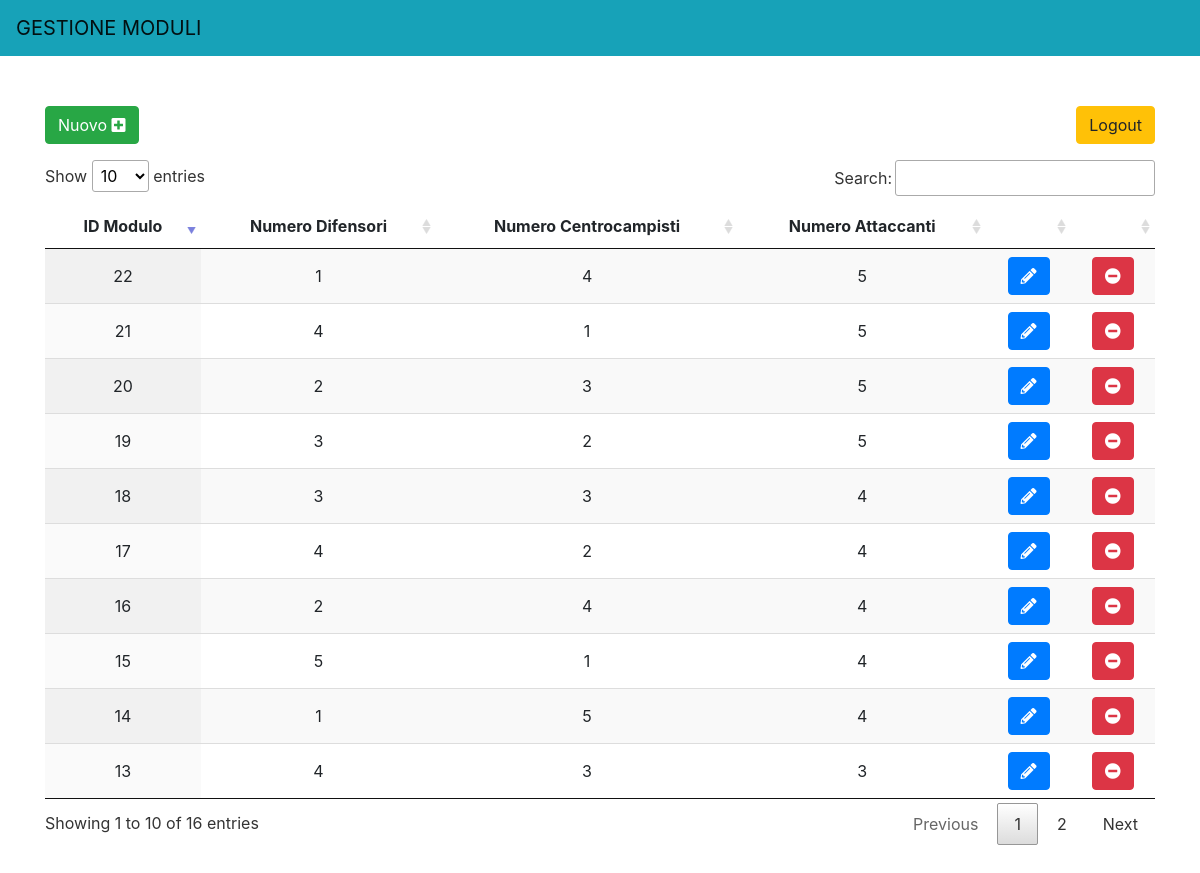
The app's page /Fantasoccer/GestioneModuli/index.php (signed in) with its own data.
### tables this page shows
CREATE TABLE `modulo` (
  `id_modulo` int(11) NOT NULL,
  `numero_attaccanti` int(11) NOT NULL,
  `numero_difensori` int(11) NOT NULL,
  `numero_centrocampisti` int(11) NOT NULL
);

### Fantasoccer/Fantacalcio.php (called while the page is built, shortened)
<?php
class Fantacalcio
{
    public static function getListaModuli() {
        $conn = Database::getConnection();
      $query = "SELECT * FROM modulo";
      $stmt = $conn->prepare($query);
      $stmt->execute();
      $results = $stmt->fetchall();
      if (!empty($results)) {
          foreach($results as $result){
              $modulo = array("id_modulo" => $result["id_modulo"], "numero_attaccanti" => $result["numero_attaccanti"], "numero_difensori" => $result["numero_difensori"],
               "numero_centrocampisti" => $result["numero_centrocampisti"]);
              $list[] = $modulo;
          }
          return $list;
      } else {
          return NULL;
      }
    }
}

### Fantasoccer/GestioneModuli/index.php (the view, shortened to what this page needs)
<?php
require_once('../Fantacalcio.php');
?>
<!doctype html>
<html lang="it">
<head>
    <link rel="stylesheet" href="../bootstrap-4.3.1/css/bootstrap.min.css">
    <link rel="stylesheet" type="text/css" href="../DataTables-1.10.23/datatables.min.css" />
    <link rel="stylesheet" href="https://pro.fontawesome.com/releases/v5.10.0/css/all.css"/>
</head>
<body>
    <div class="container">
        <div class="fixed-top">
            <nav class="navbar navbar-light bg-info">
                <a class="navbar-brand" href="#">GESTIONE MODULI</a>
            </nav>
        </div>
        <div style="margin-top:90px">
            <a class="btn btn-success mt-3 mb-3" href="./viewModulo.new.php">Nuovo <i class="fas fa-plus-square"></i></a>
            <a class="btn btn-warning mt-3 mb-3 float-right" href="../logout.php?type=id_admin">Logout</a>
        <table id="list" class="display" style="width:100%">
        <thead>
            <tr>
                <th>ID Modulo</th>
                <th>Numero Difensori</th>
                <th>Numero Centrocampisti</th>
                <th>Numero Attaccanti</th>
                <th></th><th></th>
            </tr>
        </thead>
        <tbody>
<?php
    $list = Fantacalcio::getListaModuli();
    if (!(is_null($list)))  {
        foreach ($list as $modulo) {
?>
<tr>
<td><?php echo($modulo["id_modulo"]) ?></td>
<td><?php echo($modulo["numero_difensori"]) ?></td>
<td><?php echo($modulo["numero_centrocampisti"]) ?></td>
<td><?php echo($modulo["numero_attaccanti"])?></td>
    <?php
    echo('<td><a class="btn btn-primary" href="./viewModulo.update.php?id_modulo='.$modulo["id_modulo"].'" role="button"><i class="fas fa-pencil-alt"></i></a></td>');
    echo '<td><a class="btn btn-danger" href="" onclick="passDataModulo('.$modulo["id_modulo"].')" data-toggle="modal" data-target="#modalDelete" role="button"><i class="fas fa-minus-circle"></i></a></td>';
?>
</tr>
<?php
                                }
                            }
?>
</tbody>
</table>
<br><br><br><br>
    </div>
    </div>
</body>
</html>

### records on screen
modulo: id_modulo "13", numero_difensori "4", numero_centrocampisti "3", numero_attaccanti "3"
modulo: id_modulo "14", numero_difensori "1", numero_centrocampisti "5", numero_attaccanti "4"
modulo: id_modulo "15", numero_difensori "5", numero_centrocampisti "1", numero_attaccanti "4"
modulo: id_modulo "16", numero_difensori "2", numero_centrocampisti "4", numero_attaccanti "4"
modulo: id_modulo "17", numero_difensori "4", numero_centrocampisti "2", numero_attaccanti "4"
modulo: id_modulo "18", numero_difensori "3", numero_centrocampisti "3", numero_attaccanti "4"
modulo: id_modulo "19", numero_difensori "3", numero_centrocampisti "2", numero_attaccanti "5"
modulo: id_modulo "20", numero_difensori "2", numero_centrocampisti "3", numero_attaccanti "5"
modulo: id_modulo "21", numero_difensori "4", numero_centrocampisti "1", numero_attaccanti "5"
modulo: id_modulo "22", numero_difensori "1", numero_centrocampisti "4", numero_attaccanti "5"
